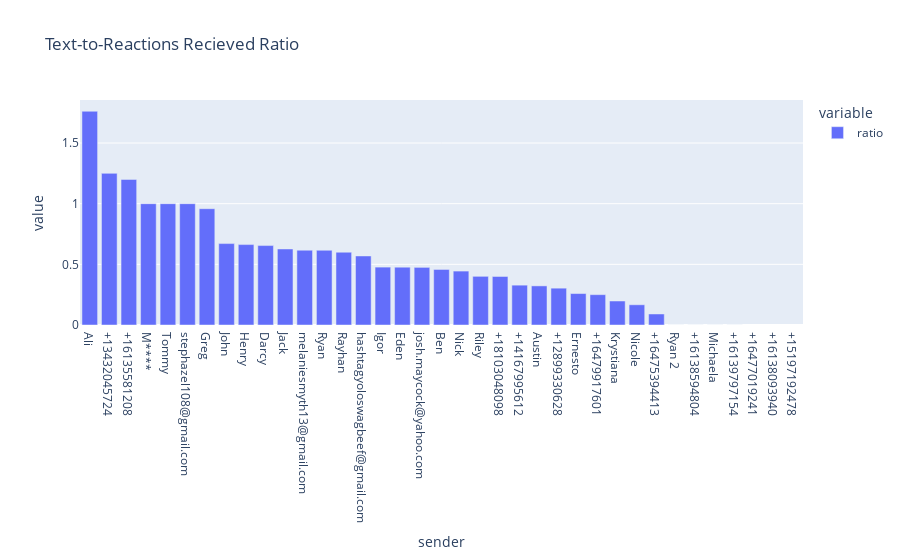

The notebook cell saved with this chart:
### Code cell
px.bar(text_count['ratio'].sort_values(ascending=False), title="Text-to-Reactions Recieved Ratio")

### Figure 1 — Plotly figure (JSON) as saved in the notebook; plotly's stock layout.template omitted (floating-point values rounded to 4 significant figures)
{"data": [{"alignmentgroup": "True", "hovertemplate": "variable=ratio<br>sender=%{x}<br>value=%{y}<extra></extra>", "legendgroup": "ratio", "marker": {"color": "#636efa", "pattern": {"shape": ""}}, "name": "ratio", "offsetgroup": "ratio", "orientation": "v", "showlegend": true, "textposition": "auto", "type": "bar", "x": ["Ali", "+13432045724", "+16135581208", "M****", "Tommy", "stephazel108@gmail.com", "Greg", "John", "Henry", "Darcy", "Jack", "melaniesmyth13@gmail.com", "Ryan", "Rayhan", "hashtagyoloswagbeef@gmail.com", "Igor", "Eden", "josh.maycock@yahoo.com", "Ben", "Nick", "Riley", "+18103048098", "+14167995612", "Austin", "+12899330628", "Ernesto", "+16479917601", "Krystiana", "Nicole", "+16475394413", "Ryan 2", "+16138594804", "Michaela", "+16139797154", "+16477019241", "+16138093940", "+15197192478"], "xaxis": "x", "y": [1.762, 1.25, 1.2, 1, 1, 1, 0.9587, 0.6711, 0.6629, 0.6548, 0.6266, 0.6165, 0.616, 0.6, 0.5693, 0.4772, 0.4769, 0.475, 0.4585, 0.4444, 0.4013, 0.4, 0.3285, 0.3224, 0.3036, 0.2593, 0.25, 0.1977, 0.1667, 0.09091, 0, 0, 0, 0, null, null, null], "yaxis": "y"}], "layout": {"barmode": "relative", "legend": {"title": {"text": "variable"}, "tracegroupgap": 0}, "title": {"text": "Text-to-Reactions Recieved Ratio"}, "xaxis": {"anchor": "y", "domain": [0, 1], "title": {"text": "sender"}}, "yaxis": {"anchor": "x", "domain": [0, 1], "title": {"text": "value"}}}}
